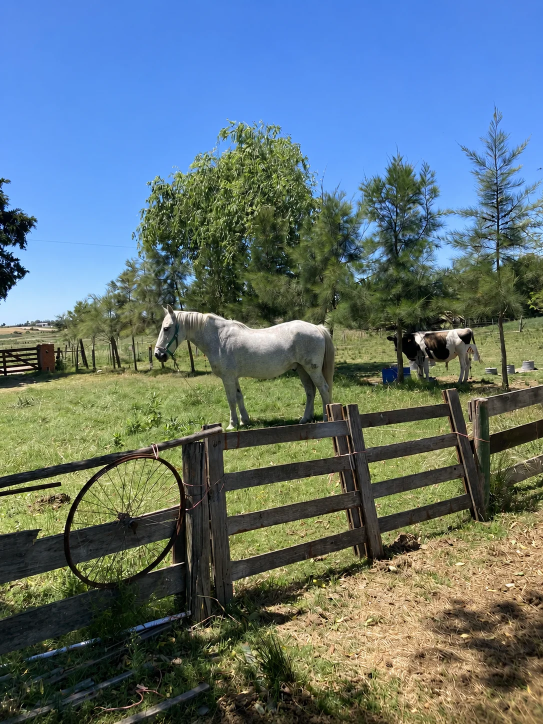
#> input picture web/assets/photos/campo.webp, 1086 x 1448 px (shown at 1/2 size)
$ python photo-backgrounds.py
#> lines starting #> are read from the running program, lines starting #| are printed output that depends on the picture
"""Foto del hero, preparada a partir de la foto real del campo (assets/photos/campo.webp).

Solo se recorta (menos cielo, para que el caballo y la vaca queden arriba del huevo) y se
comprime en dos tamaños. No se retoca ni se agrega nada. Los fondos de las etapas usan las
fotos de assets/photos/ tal cual, encuadradas desde index.html.

Uso, desde web/:  python3 design/photo-backgrounds.py
"""
from pathlib import Path

from PIL import Image

ROOT = Path(__file__).resolve().parents[1]
SOURCE = ROOT / 'assets' / 'photos' / 'campo.webp'
OUTPUT = ROOT / 'assets' / 'hero'

if __name__ == '__main__':
    photo = Image.open(SOURCE).convert('RGB')
#> photo is the input picture: PIL image 1086x1448 RGB; mean R, G, B 96.8, 114.9, 118.5
    width, height = photo.size
#> width = 1086; height = 1448
    crop = photo.crop((0, round(height * 0.17), width, round(height * 0.97)))
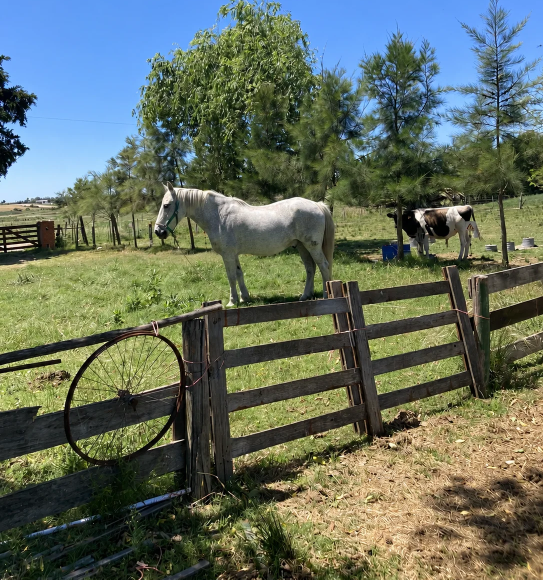
#> crop: PIL image 1086x1159 RGB (shown at 1/2 size); mean R, G, B 99.8, 110.3, 95.7
    OUTPUT.mkdir(parents=True, exist_ok=True)
    for size in (1086, 700):
        image = crop if size == crop.width else crop.resize((size, round(crop.height * size / crop.width)), Image.LANCZOS)
        target = OUTPUT / f'campo-{size}.webp'
        image.save(target, 'WEBP', quality=78, method=6)
        print(f'{target.relative_to(ROOT)}  {image.size[0]}x{image.size[1]}')
#> this loop made 2 passes
#> pass 2, `image = crop if size == crop.width else crop.resize((size, round(crop...`:
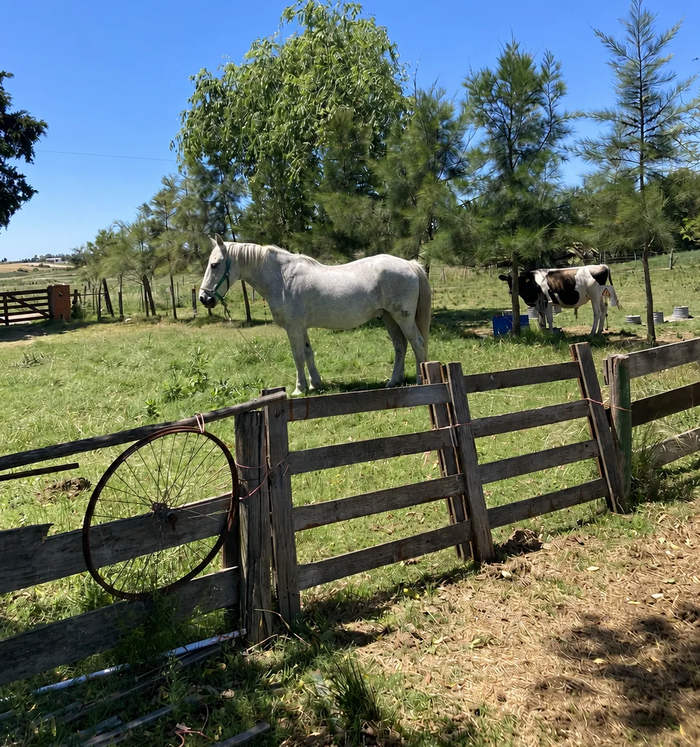
#> image: PIL image 700x747 RGB; mean R, G, B 99.8, 110.3, 95.7

$ run again, with web/assets/photos/caballo.webp copied over web/assets/photos/campo.webp
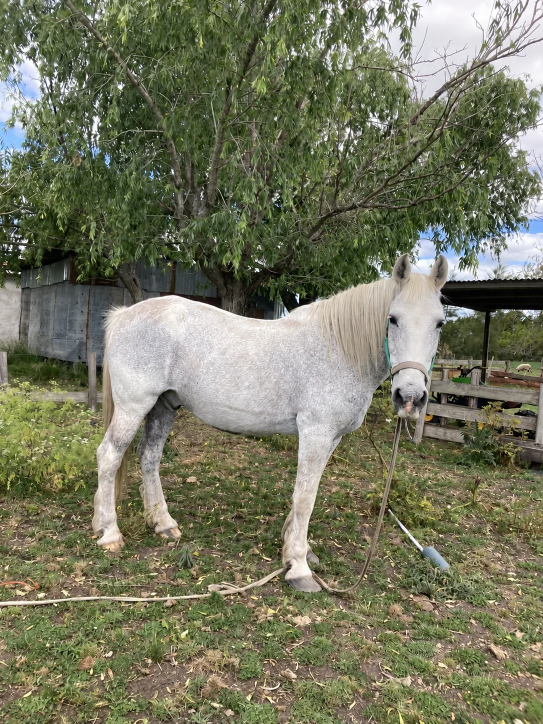
#> input picture web/assets/photos/caballo.webp, 1086 x 1448 px (shown at 1/2 size)
#> photo is the input picture: PIL image 1086x1448 RGB; mean R, G, B 117.3, 119.1, 95.2
#> `crop = photo.crop((0, round(height * 0.17), width, round(height * 0.97..`:
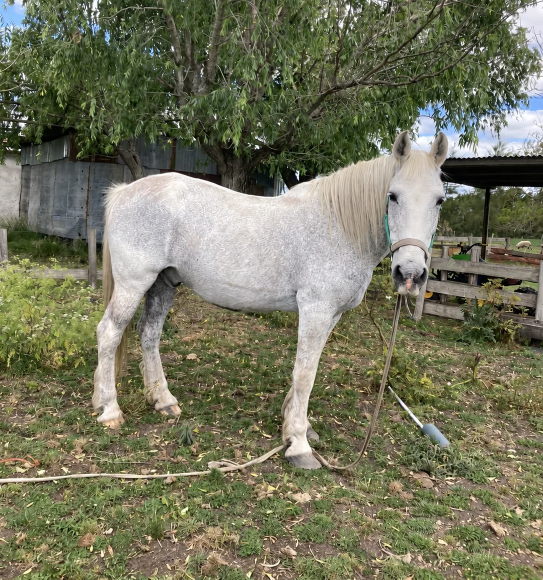
#> crop: PIL image 1086x1159 RGB (shown at 1/2 size); mean R, G, B 116.7, 117.1, 93.3
#> the loop `for size in (1086, 700):` made 2 passes
#> pass 2, `image = crop if size == crop.width else crop.resize((size, round(crop...`:
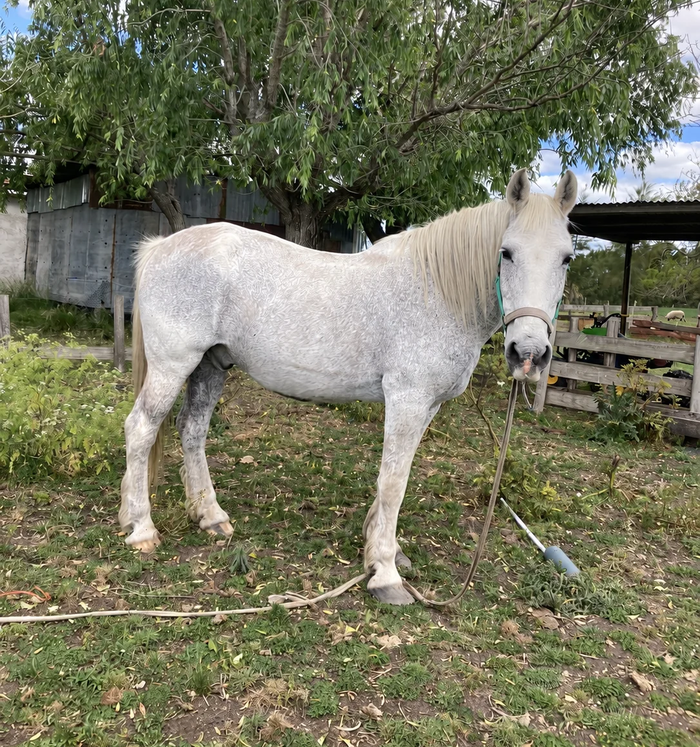
#> image: PIL image 700x747 RGB; mean R, G, B 116.7, 117.1, 93.4

$ run again, with web/assets/photos/companero.webp copied over web/assets/photos/campo.webp
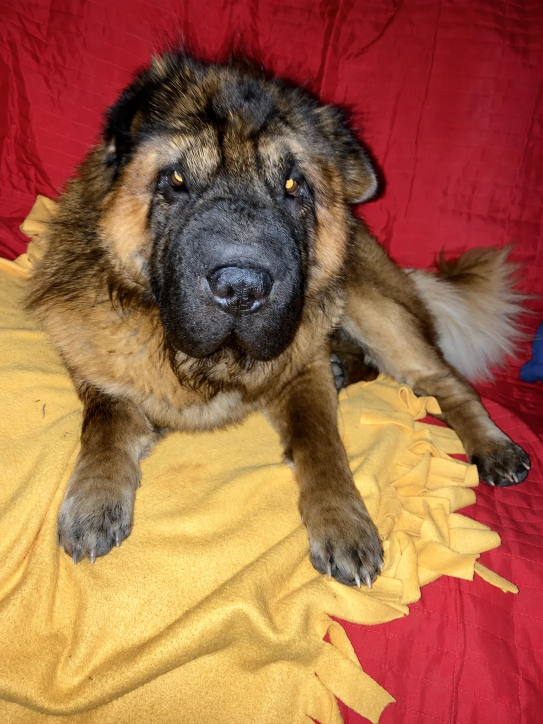
#> input picture web/assets/photos/companero.webp, 1086 x 1448 px (shown at 1/2 size)
#> photo is the input picture: PIL image 1086x1448 RGB; mean R, G, B 160.6, 100, 69.1
#> `crop = photo.crop((0, round(height * 0.17), width, round(height * 0.97..`:
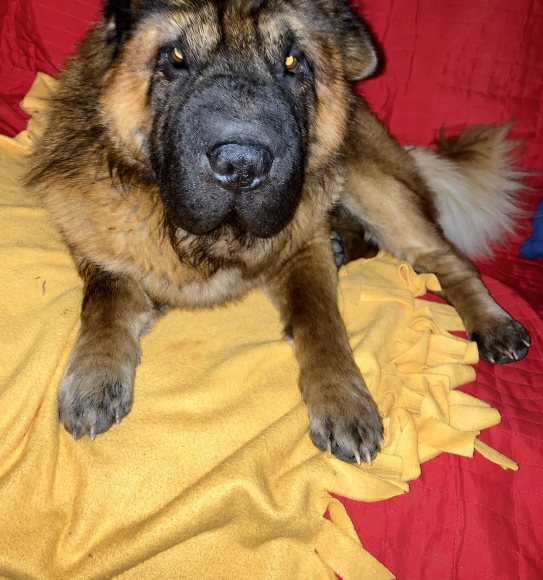
#> crop: PIL image 1086x1159 RGB (shown at 1/2 size); mean R, G, B 166.5, 115.4, 77.2
#> the loop `for size in (1086, 700):` made 2 passes
#> pass 2, `image = crop if size == crop.width else crop.resize((size, round(crop...`:
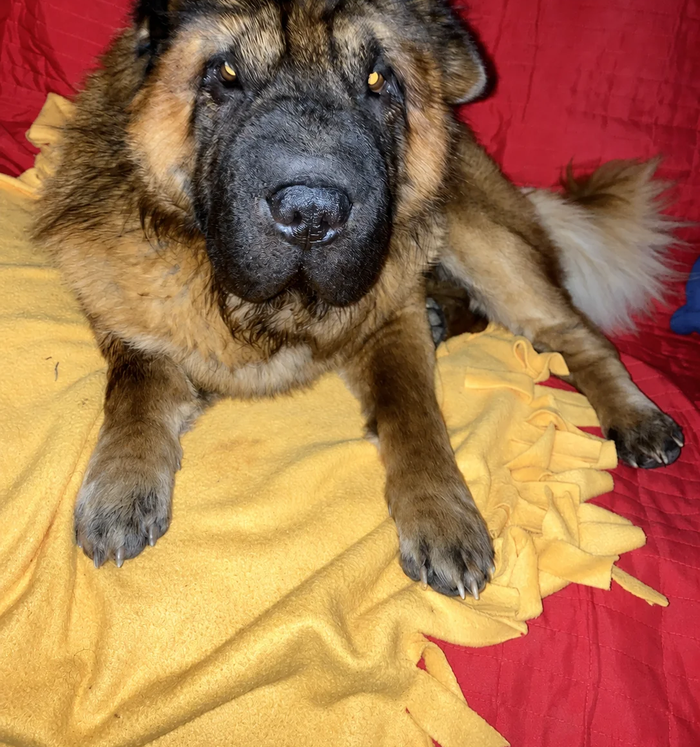
#> image: PIL image 700x747 RGB; mean R, G, B 166.5, 115.4, 77.2
